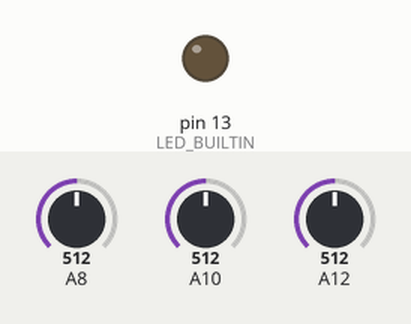
A sketch run on a simulated Arduino Mega 2560, built with avr-gcc and run on an emulated ATmega2560. On the bench: output pins drawn as LEDs (lit = HIGH). Inputs (shaded band) come from the test bench; at power-on: A8 = 512, A10 = 512, A12 = 512. What the sketch prints to the serial monitor is not drawn.

Above: at 0.1 s.
At 0.6 s:
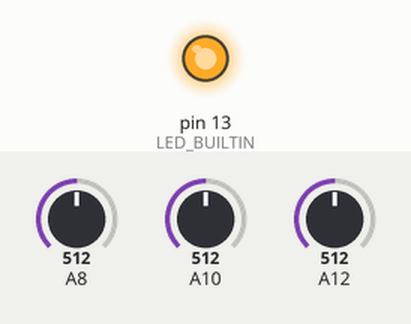
Timing chart, 0 to 12.6 s (numbered marks = the images above):
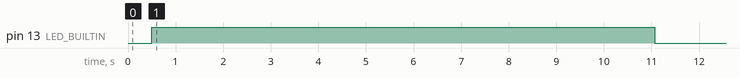

The sketch:

Capteur_QTR_One.ino
```cpp
#include <QTRSensors.h>

QTRSensors qtr;

const uint8_t SensorCount = 3;
uint16_t sensorValues[SensorCount];

void setup()
{
  Serial.begin(9600);
  // configure the sensors
  qtr.setTypeAnalog();
  qtr.setSensorPins((const uint8_t[]){A12, A10, A8}, SensorCount);
  qtr.setEmitterPin(65);

  delay(500);
  pinMode(LED_BUILTIN, OUTPUT);
  digitalWrite(LED_BUILTIN, HIGH); // turn on Arduino's LED to indicate we are in calibration mode

  // analogRead() takes about 0.1 ms on an AVR.
  // 0.1 ms per sensor * 4 samples per sensor read (default) * 3 sensors
  // * 10 reads per calibrate() call = ~24 ms per calibrate() call.
  // Call calibrate() 400 times to make calibration take about 10 seconds.

  delay(500);
  Serial.println("Calibrating:");

  for (uint16_t i = 0; i < 400; i++)
  {
    qtr.calibrate();
    Serial.println(i);
  }
  digitalWrite(LED_BUILTIN, LOW); // turn off Arduino's LED to indicate we are through with calibration

  // print the calibration minimum values measured when emitters were on
  Serial.begin(9600);
  for (uint8_t i = 0; i < SensorCount; i++)
  {
    Serial.print(qtr.calibrationOn.minimum[i]);
    Serial.print(' ');
  }
  Serial.println();

  // print the calibration maximum values measured when emitters were on
  for (uint8_t i = 0; i < SensorCount; i++)
  {
    Serial.print(qtr.calibrationOn.maximum[i]);
    Serial.print(' ');
  }
  Serial.println();
  Serial.println();
  delay(1000);
}

void loop()
{
  // read calibrated sensor values and obtain a measure of the line position
  // from 0 to 2000
  uint16_t position = qtr.readLineWhite(sensorValues);

  // print the sensor values as numbers from 0 to 1000, where 0 means maximum
  // reflectance and 1000 means minimum reflectance, followed by the line
  // position
  for (uint8_t i = 0; i < SensorCount; i++)
  {
    Serial.print(sensorValues[i]);
    Serial.print('\t');
  }
  Serial.println(position);

  delay(250);
}
```
